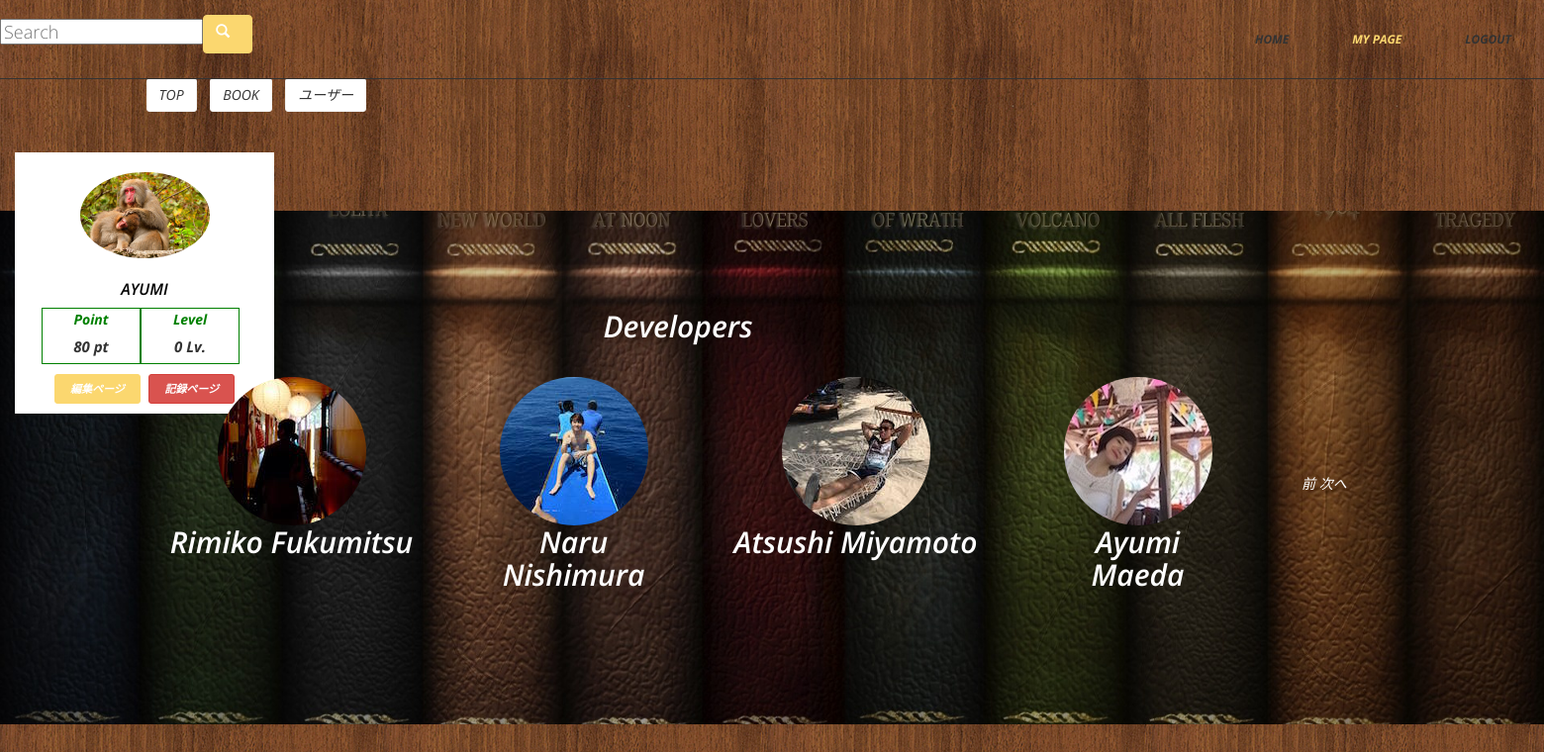
Before: /book_result.php (signed in) with the older database file.
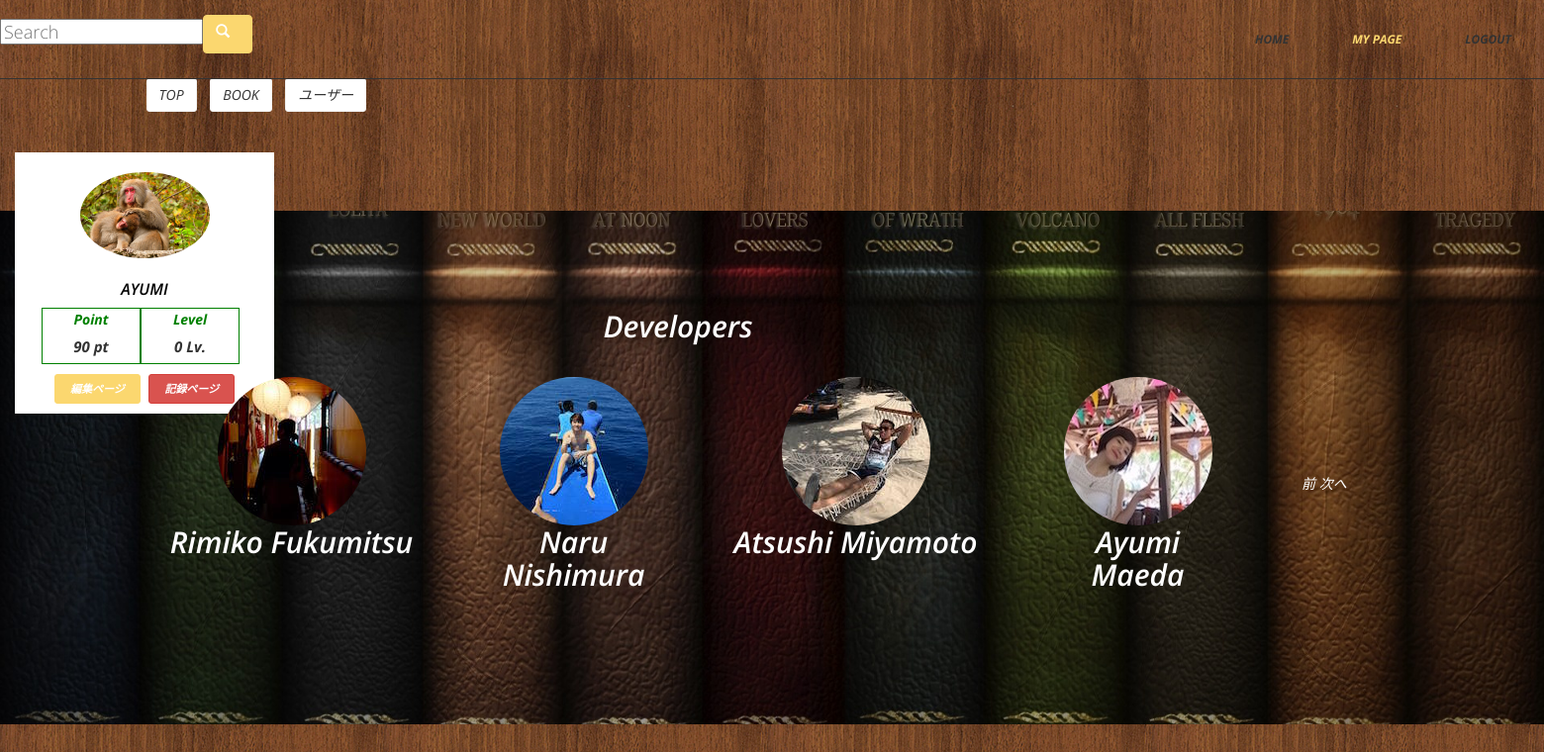
After: the same page with the newer database file.
### tables this page shows
CREATE TABLE IF NOT EXISTS `users` (
  `user_id` int(11) NOT NULL AUTO_INCREMENT,
  `name` varchar(255) NOT NULL,
  `email` varchar(255) NOT NULL,
  `password` varchar(255) NOT NULL,
  `age` int(11) DEFAULT NULL,
  `gender` int(11) DEFAULT NULL,
  `avatar_id` int(11) DEFAULT NULL,
  `hobby` varchar(255) DEFAULT NULL,
  `job` varchar(255) DEFAULT NULL,
  `bestbook_id` int(11) DEFAULT NULL,
  `great_man` varchar(255) DEFAULT NULL,
  `comment` varchar(255) DEFAULT NULL,
  `point` int(11) DEFAULT NULL,
  `level` int(11) DEFAULT '0',
  `created` datetime NOT NULL,
  PRIMARY KEY (`user_id`)
);

CREATE TABLE IF NOT EXISTS `avatar` (
  `avatar_id` int(11) NOT NULL AUTO_INCREMENT,
  `avatar_path` varchar(255) NOT NULL,
  PRIMARY KEY (`avatar_id`)
);

### sideber.php (the view, shortened to what this page needs)
<?php
require('dbconnect.php');
if (isset($_SESSION['login_member_id'])){
$sql = 'SELECT * ,`avatar`.`avatar_path`FROM `users` INNER JOIN `avatar` ON `users`.`avatar_id` = `avatar`.`avatar_id` WHERE `users`.`user_id` ='.$_SESSION['login_member_id'];
$avatars = mysqli_query($db,$sql) or die(mysqli_error($db));
$avatar_array = array();
$avatar = mysqli_fetch_assoc($avatars);
$avatar_array[] = $avatar;
}
?>
 <?php foreach($avatar_array as $avatar_each){?>
  <div class="container">
    <div class="row profile">
        <div class="col-md-3">
            <div class="profile-sidebar"
            style="width:262px; margin-top: 154px;">
                <div class="profile-userpic">
                    <img src="images/<?php echo $avatar_each['avatar_path']?>" class="img-responsive" alt="">
                </div>
                <div class="profile-usertitle">
                    <div class="profile-usertitle-name">
                        <?php echo $avatar_each['name']?>
                    </div>
 <div class="container">
    <div class="row ptlv">
        <div class="text-center date-body" style="width:100px">
          <label for="" class="date-title">Point</label>
          <div class="date-content">
            <p class="dia"><strong><?php echo $avatar_each['point']?></strong> pt</p>
          </div>
        </div>
            <div class="text-center date-body" style="width:100px">
          <label for="" class="date-title">Level</label>
          <div class="date-content">
            <p class="dia"><strong><?php echo $avatar_each['level']?></strong> Lv.</p>
          </div>
        </div>
    </div>
</div><?php } ?>
                </div>
                <div class="profile-userbuttons">
                    <button type="button" class="btn btn-success btn-sm"><a href="mypage_edit.php" style="color:white;">編集ページ</a></button>
                    <button type="button" class="btn btn-danger btn-sm"><a href="record.php" style="color:white;">記録ページ</a></button>
                </div>
            </div>
        </div>
    </div>

### book_result.php (shortened to what this page needs)
<?php
require('dbconnect.php');
      $toppage = '';
      if ($toppage == ''){
        $toppage = 1;
      }
      $toppage = max($toppage,1);
      $toprow = 10;
  if (isset($_REQUEST['search_word']) && !empty($_REQUEST['search_word'])){
     $sql = sprintf('SELECT COUNT(*) as cnt FROM `books` INNER JOIN `book_keywords` on `books`.`book_id` = `book_keywords`.`book_id` INNER JOIN `keywords` ON `book_keywords`.`keyword_id` = `keywords`.`keyword_id` WHERE `title` LIKE "%%%s%%" OR `category` LIKE "%%%s%%" OR `author` LIKE "%%%s%%" OR `keyword` LIKE "%%%s%%" ORDER BY `books`.`created` DESC',mysqli_real_escape_string($db,$_REQUEST['search_word']),mysqli_real_escape_string($db,$_REQUEST['search_word']),mysqli_real_escape_string($db,$_REQUEST['search_word']),mysqli_real_escape_string($db,$_REQUEST['search_word']),mysqli_real_escape_string($db,$_REQUEST['search_word']));}
     else{
    $sql = 'SELECT  COUNT(*) as cnt FROM `books` WHERE `title` ORDER BY `books`.`created` DESC';
  }
      $top_cnt = mysqli_query($db, $sql) or die(mysqli_error($db));
      $tops_cnt = mysqli_fetch_assoc($top_cnt);
      $topmaxPage = ceil($tops_cnt['cnt'] / $toprow);
      $toppage = min($toppage,$topmaxPage);
?>
<!DOCTYPE html>
<html lang="ja">
  <head>
    <link href="css/bootstrap.min.css" rel="stylesheet">
	<link rel="stylesheet" href="css/font-awesome.min.css">
	<link rel="stylesheet" href="css/animate.css">
	<link href="css/prettyPhoto.css" rel="stylesheet">
	<link href="css/style.css" rel="stylesheet" />
    <link href="css/memoreads.css" rel="stylesheet"/>
    <link href="colorbox-master/example1/colorbox.css" rel="stylesheet" />
    <link href="css/usermystyle.css" rel="stylesheet"/>
    <link href="css/header.css" rel="stylesheet"/>
  </head>
  <body>
  <?php include('header.php'); ?>
    <?php include('sideber.php'); ?>
	<div class="kabe">
	<section id="portfolio">
        <div class="container">
           <div class="tabbox">
   <ul class="portfolio-filter text-center">
                <?php if(isset($_GET['tab']) && ($_GET['tab'] == 'tab1')){ ?>
                <li style="margin-top:78px;"><a class="btn btn-default active" href="#tab1"
                onclick="ChangeTab('tab1');return false;">TOP</a></li>
                <?php }else{ ?>
                <li style="margin-top:78px;"><a class="btn btn-default" href="#tab1"
                onclick="ChangeTab('tab1');return false;">TOP</a></li>
                 <?php } ?>
                <?php if(isset($_GET['tab']) && ($_GET['tab'] == 'tab2')){ ?>
                <li><a class="btn btn-default active" href="#tab2"
                onclick="ChangeTab('tab2');return false;">BOOK</a></li>
                <?php }else{ ?>
                  <li><a class="btn btn-default" href="#tab2"
                onclick="ChangeTab('tab2');return false;">BOOK</a></li>
                 <?php } ?>
                 <?php if(isset($_GET['tab']) && ($_GET['tab'] == 'tab3')){ ?>
                <li><a class="btn btn-default action" href="#tab3"
                onclick="ChangeTab('tab3');return false;">ユーザー</a></li>
                <?php }else{ ?>
                <li><a class="btn btn-default" href="#tab3"
                onclick="ChangeTab('tab3');return false;">ユーザー</a></li>
                <?php } ?>
            </ul>
   <div id="tab1" class="tab">
      <p>
        <div class="col-xs-12 col-sm-8 col-md-8 col-md-push-10" style="bottom: 300px;position: absolute;">
        <?php $word = '';
      if (isset($_REQUEST['search_word']) && !empty($_REQUEST['search_word'])){$word = '&search_word='.$_REQUEST['search_word'];}?>
<?php if ($toppage > 1){ ?>
<a href="book_result.php?toppage=<?php echo $toppage-1; ?><?php echo $word;?>&tab=tab1" class="btn btn-sm btn-warning"><span class="glyphicon glyphicon-hand-right"></span>前</a>
<?php }else{ ?>
  前
<?php } ?>
<?php if ($toppage < $topmaxPage){ ?>
     <a href="book_result.php?toppage=<?php echo $toppage+1; ?><?php echo $word;?>&tab=tab1" class="btn btn-sm btn-warning"><span class="glyphicon glyphicon-hand-right"></span>次へ</a>
<?php }else{ ?>
次へ
<?php } ?>
        </div>
<div class="container">
</p>
</section>
   </div></div>
	<section id="partner">
       <div class="container">
           <div class="center wow fadeInDown">
               <h2>Developers</h2>
               <div class="footer">
            <div class="container">
            <div class="developers">
                <div class="col-md-3">
                    <div class="hi-icon-wrap hi-icon-effect wow fadeInDown" data-wow-duration="1000ms" data-wow-delay="300ms" src="images/rimiko.JPG">
                        <div><img class="image-circle" src="images/rimiko.JPG"> </div>
                        <h2>Rimiko Fukumitsu</h2>
                    </div>
                </div>
                <div class="col-md-3">
                    <div class="hi-icon-wrap hi-icon-effect wow fadeInDown" data-wow-duration="1000ms" data-wow-delay="600ms" >
                        <div><img class="image-circle" src="images/naru.JPG"></div>
                        <h2>Naru<br> Nishimura</h2>
                    </div>
                </div>
                <div class="col-md-3">
                    <div class="hi-icon-wrap hi-icon-effect wow fadeInDown" data-wow-duration="1000ms" data-wow-delay="900ms" >
                        <div><img class="image-circle" src="images/atsushi.JPG"></div>
                        <h2>Atsushi Miyamoto</h2>
                    </div>
                </div>
                <div class="col-md-3">
                    <div class="hi-icon-wrap hi-icon-effect wow fadeInDown" data-wow-duration="1000ms" data-wow-delay="1200ms" >
                        <div><img class="image-circle" src="images/IMG_1696.jpg"></div>
                        <h2>Ayumi <br>Maeda</h2>
                    </div>
                </div>
            </div>
        </div>
</body>
</html>

### header.php (shortened to what this page needs)
<!DOCTYPE html>
<html lang="en">
  <head>
  </head>
  <body>
    <header>
        <nav class="navbar navbar-default navbar-fixed-top" role="navigation">
            <div class="navigation">
                    <div class="navbar-header">
                        <div class="navbar-brand">
                          <div class="row">
                            <div class="span12">
                  <form class="form-search form-horizontal pull-right" action="book_result.php" method="get">
                  <div class="input-append span12">
                  <input type="text" name="search_word" class="mac-style" placeholder="Search"><button class="btn btn-success" type="submit"><i class="icon-search"><span class="glyphicon glyphicon-search"></span></button>
                       </div>
                                </form>
                            </div>
                          </div>
                        </div>
                    </div>
                    <div class="navbar-collapse collapse">
                        <div class="menu">
                            <ul class="nav nav-tabs" role="tablist">
                            <?php if(isset($_SESSION['login_member_id'])){?>
                                <li role="presentation"><a href="user_top.php"><?php }else{?><li role="presentation"><a href="top.php"><?php }?>Home</a></li>
                                <?php if(isset($_SESSION['login_member_id'])){?>
                                <li role="presentation"><a href="mypage.php" class="active">My Page</a></li>
                                <li role="presentation"><a href="logout.php">Logout</a></li>
                                <?php }else{} ?>
                            </ul>
                        </div>
                    </div>
                </div>
        </nav>
    </header>

### css/style.css (style rules this page uses)
body { font-family:'Open Sans', Arial, sans-serif; font-size:14px; font-weight:300; line-height:1.6em; color:#fff; background-color:#fff; overflow-x:hidden; }
hi,h2,h3,h4,h5,h6 { color:#333; line-height:1.1em; }
p { color:#333; font-size:13px; }
a { text-decoration:none; transition: all 0.1s ease-in-out; -moz-transition: all 0.1s ease-in-out; -webkit-transition: all 0.1s ease-in-out; -o-transition: all 0.1s ease-in-out; outline: none; color:#333; }
.text-center p { margin-bottom:50px; color:#333; }
.btn-default { color: #333; background-color: #fff; border-color: #fff; text-transform:uppercase; font-size:18px; border-radius:30px; margin-left:-10px; }
.navigation { background-color:#fff; padding:0; }
.menu { font-size:12px; float:right; text-transform:uppercase; font-weight:700; }
.menu ul.nav-tabs li { color:#000; }
.nav-tabs { border-bottom: 0; }
.nav-tabs > li { float: left; margin-bottom: 0; }
.nav-tabs > li > a { border-radius:0; color:#333; padding:30px; }
.nav-tabs > li > a.active { color: #1BBD36; border-radius:0; transition: all 0.3s ease-in-out; -moz-transition: all 0.3s ease-in-out; -webkit-transition: all 0.3s ease-in-out; -o-transition: all 0.3s ease-in-out; }
#partner { background: url(../images/partners/partner_bg.png) 50% 50% no-repeat; background-size: cover; }
#partner { color: #fff; text-align: center; padding:100px; }
#partner h2 { color: #fff; font-size:30px; font-weight:600; }
.footer { background:#1BBD36; padding:15px 22px; }
.portfolio-items, .portfolio-filter { list-style: none outside none; margin: 0 0 40px 0; padding: 0; }
.portfolio-filter > li { display: inline-block; }
.portfolio-filter > li a { background: none repeat scroll 0 0 #FFFFFF; font-size: 14px; font-weight: 400; margin-right: 20px; text-transform: uppercase; transition: all 0.9s ease 0s; -moz-transition: all 0.9s ease 0s; -webkit-transition: all 0.9s ease 0s; -o-transition: all 0.9s ease 0s; border: 1px solid #F2F2F2; outline: none; border-radius: 3px; }
.center h2 { font-size: 36px; margin-top: 0; margin-bottom: 20px; text-align:center; }

### css/usermystyle.css (style rules this page uses)
.glyphicon { margin-bottom: 10px;margin-right: 10px; }
body { background-image:url("../images/background.png"); }
.container { margin:0; }
.profile-sidebar { padding: 20px 0 10px 0; background: #fff; margin-top: 90px; position: absolute; }
.profile-userpic img { float: none; margin: 0 auto; width: 50%; height: 50%; -webkit-border-radius: 50% !important; -moz-border-radius: 50% !important; border-radius: 50% !important; }
.profile-usertitle { text-align: center; margin-top: 20px; }
.profile-usertitle-name { color: black; font-size: 16px; font-weight: 600; margin-bottom: 7px; }
.profile-userbuttons { text-align: center; margin-top: 10px; }
.profile-userbuttons .btn { text-transform: uppercase; font-size: 11px; font-weight: 600; padding: 6px 15px; margin-right: 5px; }
.profile-userbuttons .btn:last-child { margin-right: 0px; }
.ptlv { margin-left: 12px; }
.date-body { background-color: white; padding:0 5px 5px 5px; float: left; border: 1px solid green; }
.date-body .date-title { color: green; }
.date-body .date-content { background-color: white; }
.date-body .date-content p.dia { margin: 0; font-size: 15px; font-weight: bold; }
.footer { padding-top:40px; background:none; }
.image-circle { border-radius: 50% }
div.tabbox { margin: 0px; padding: 0px; width: 400px; }

### css/header.css (style rules this page uses)
.navigation { background-image: url(../images/background.png); }
.navbar-default { border-color: #333333; }
.nav-tabs > li > a.active { color: #fbd76f; }
.btn-success { background-color: #fbd76f; border-color: #fbd76f; }
.footer { padding-top:40px; background:none; }
.image-circle { border-radius: 50% }
#partner { color: #fff; text-align: center; padding:100px; }
#partner { background: url(../images/434098.jpg) 50% 50% no-repeat; background-size: cover; }
.footer { background:none; padding:15px 22px; }
.developers h2 { font-size: 40px; font-color:white; }

Changed rows visible on the page:
changed users "AYUMI": point "80" → "90"
